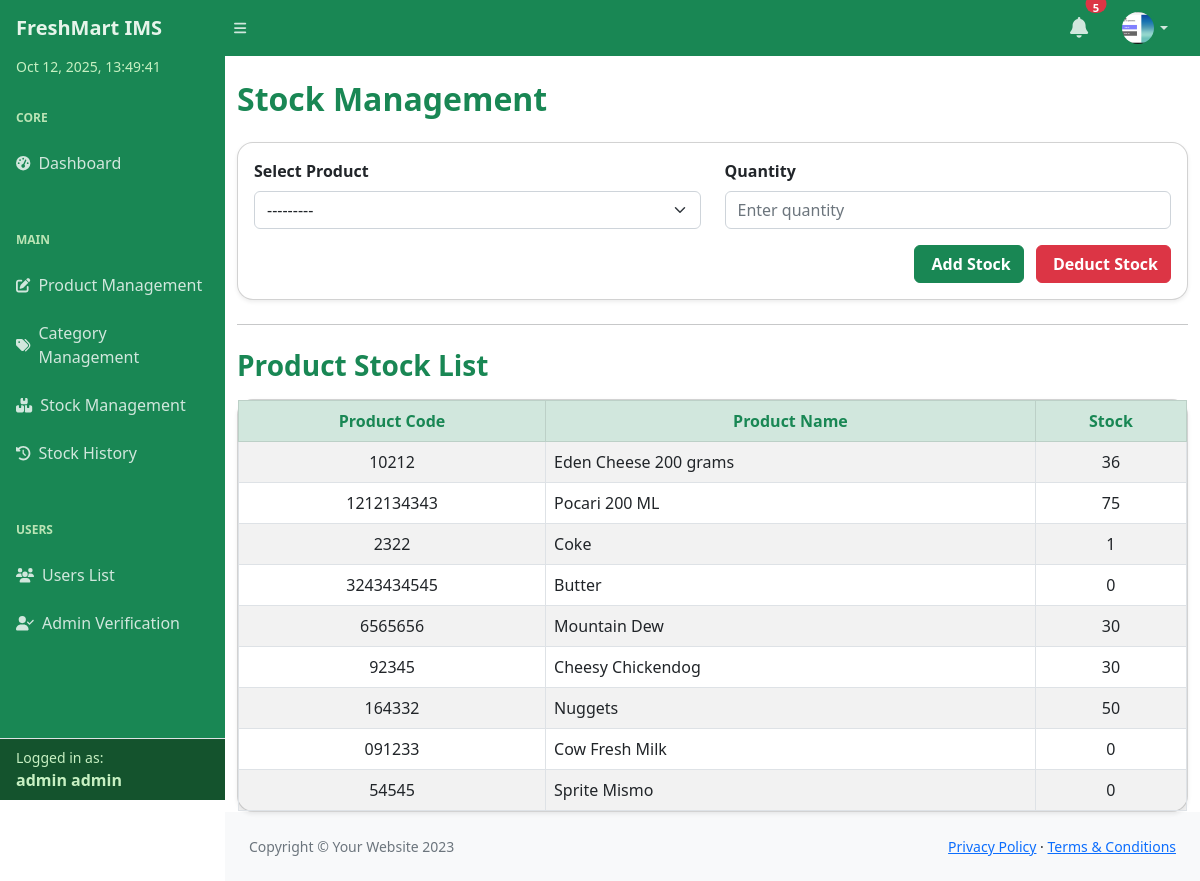
The app's page /inventory/stock/ (signed in), older data.
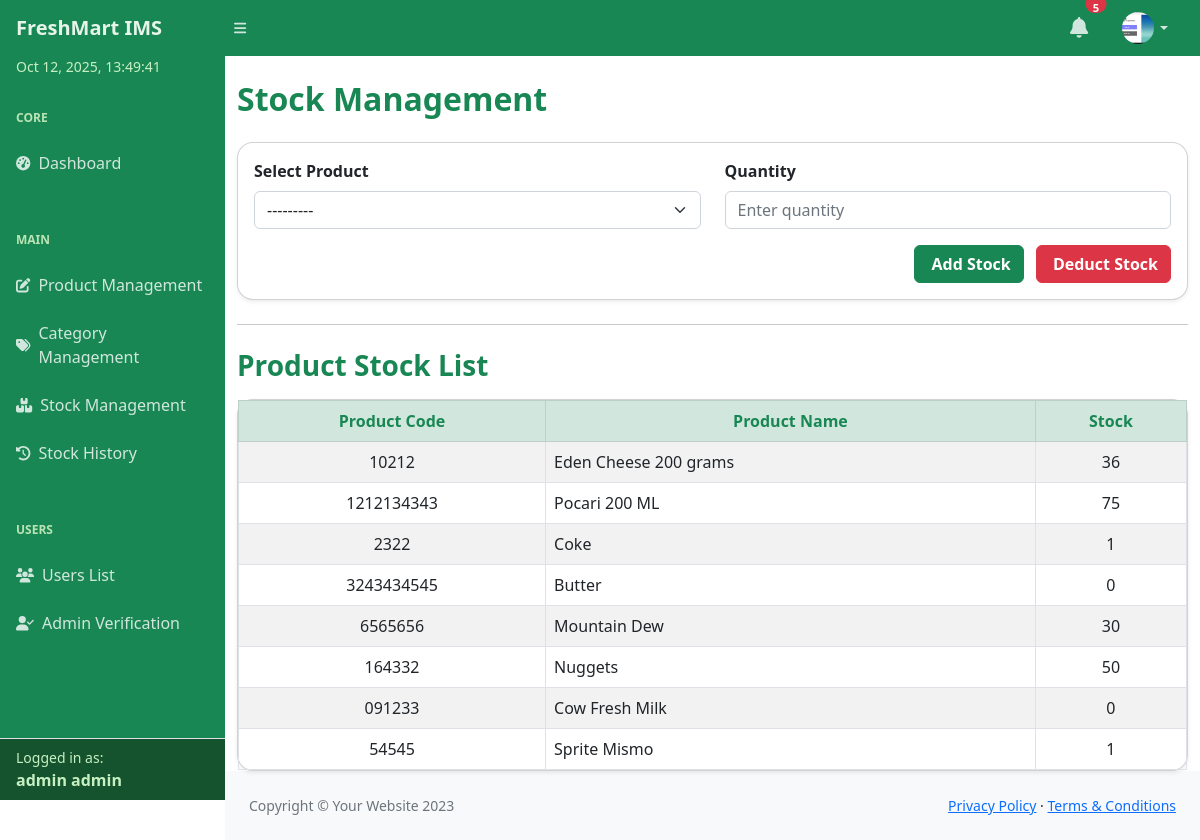
The same page, newer data.
### inventory/models.py (models this page shows)
class InventoryItem(models.Model):
    product_name = models.CharField(max_length=100)
    product_code = models.CharField(max_length=50)
    description = models.TextField(blank=True)
    quantity_in_stock = models.IntegerField(default=0)
    price = models.DecimalField(max_digits=10, decimal_places=2)
    category = models.ForeignKey(Category, on_delete=models.SET_NULL, null=True, blank=True)
    created_at = models.DateTimeField(auto_now_add=True)
    updated_at = models.DateTimeField(auto_now=True)
    def __str__(self):
        return self.product_name

### inventory/views.py (the view)
# urls.py: path('stock/', views.stock_management, name='stock_management'),
@login_required
def stock_management(request):
    if request.method == 'POST':
        form = StockForm(request.POST)
        if form.is_valid():
            product = form.cleaned_data['product']
            quantity = form.cleaned_data['quantity']
            old_quantity = product.quantity_in_stock
            if 'add_stock' in request.POST:
                product.quantity_in_stock += quantity
                action = 'ADD'
                product.save()
                StockHistory.objects.create(
                    product=product,
                    old_quantity=old_quantity,
                    input_quantity=quantity,
                    new_quantity=product.quantity_in_stock,
                    action=action
                )
                messages.success(request, f"{quantity} added to {product.product_name} stock.")
            elif 'deduct_stock' in request.POST:
                if quantity > product.quantity_in_stock:
                    messages.error(request, f"Cannot deduct {quantity} from {product.product_name}. Only {product.quantity_in_stock} in stock.")
                else:
                    product.quantity_in_stock -= quantity
                    action = 'DEDUCT'
                    product.save()
                    StockHistory.objects.create(
                        product=product,
                        old_quantity=old_quantity,
                        input_quantity=quantity,
                        new_quantity=product.quantity_in_stock,
                        action=action
                    )
                    messages.success(request, f"{quantity} deducted from {product.product_name} stock.")
            return redirect('stock_management')
    else:
        form = StockForm()
    products = InventoryItem.objects.all()
    return render(request, 'inventory/stock_management.html', {
        'form': form,
        'products': products
    })

### inventory/forms.py
class StockForm(forms.Form):
    product = forms.ModelChoiceField(
        queryset=InventoryItem.objects.all(),
        widget=forms.Select(attrs={'class': 'form-control'}),
        label="Select Product"
    )
    quantity = forms.IntegerField(
        min_value=1,
        widget=forms.NumberInput(attrs={'class': 'form-control', 'placeholder': 'Enter quantity'}),
        label="Quantity"
    )

### inventory/context_processors.py (called while the page is built)
def profile_picture(request):
    if request.user.is_authenticated:
        profile = getattr(request.user, 'userprofile', None)
        if profile and profile.picture:
            return {'profile_picture_url': profile.picture.url}
    return {'profile_picture_url': None}

### templates/inventory/stock_management.html (shortened to what this page needs)
 {% load widget_tweaks %}
{% include "partials/header.html" %}
<body class="sb-nav-fixed">
{% include "partials/navbar.html" %}
<div id="layoutSidenav">
    {% include "partials/sidebar.html" %}
    <div id="layoutSidenav_content">
        <main>
            <div class="container mt-4">
                <h2 class="mb-4 fw-bold text-success">Stock Management</h2>
                {% if request.user.is_authenticated and request.user.userprofile.role == 'Admin' %}
                <div class="card shadow-sm rounded-4 mb-4">
                    <div class="card-body">
                        <form method="POST" class="row g-4">
                            <div class="col-md-6">
                                <label for="{{ form.product.id_for_label }}" class="form-label fw-semibold">{{ form.product.label }}</label>
                                {{ form.product|add_class:"form-select" }}
                            </div>
                            <div class="col-md-6">
                                <label for="{{ form.quantity.id_for_label }}" class="form-label fw-semibold">{{ form.quantity.label }}</label>
                                {{ form.quantity|add_class:"form-control" }}
                            </div>
                            <div class="col-12 text-end mt-3">
                                <button type="submit" name="add_stock" class="btn btn-success me-2 fw-semibold">
                                     Add Stock
                                </button>
                                <button type="submit" name="deduct_stock" class="btn btn-danger fw-semibold">
                                     Deduct Stock
                                </button>
                            </div>
                        </form>
                    </div>
                </div>
                {% endif %}
                <hr>
                <h3 class="mt-4 mb-3 fw-semibold text-success">Product Stock List</h3>
                <div class="card shadow-sm rounded-4">
                    <div class="card-body p-0">
                        <div class="table-responsive">
                            <table class="table table-bordered table-striped table-hover mb-0">
                                <thead class="table-success text-success text-center align-middle">
                                    <tr>
                                        <th>Product Code</th>
                                        <th>Product Name</th>
                                        <th>Stock</th>
                                    </tr>
                                </thead>
                                <tbody>
                                    {% for item in products %}
                                    <tr class="text-center align-middle">
                                        <td>{{ item.product_code }}</td>
                                        <td class="text-start">{{ item.product_name }}</td>
                                        <td>{{ item.quantity_in_stock }}</td>
                                    </tr>
                                    {% empty %}
                                    <tr>
                                        <td colspan="3" class="text-center text-muted fst-italic py-4">
                                            No products available.
                                        </td>
                                    </tr>
                                    {% endfor %}
                                </tbody>
                            </table>
                        </div>
                    </div>
                </div>
            </div>
        </main>
        {% include "partials/footer.html" %}
    </div>
</div>
</body>
</html>

Row changes from the older to the newer data that the page shows:
removed InventoryItem: product_code "92345", product_name "Cheesy Chickendog", quantity_in_stock "30"
changed InventoryItem "Sprite Mismo": quantity_in_stock "0" → "1"
